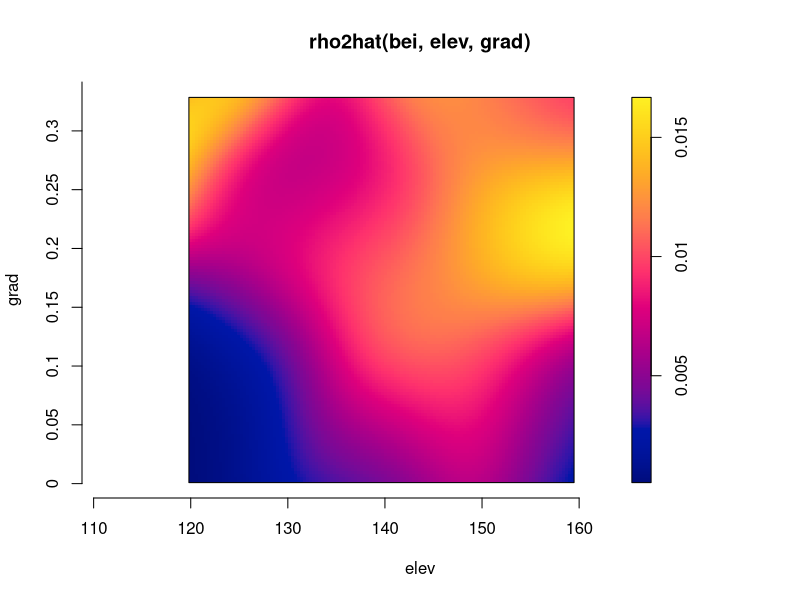
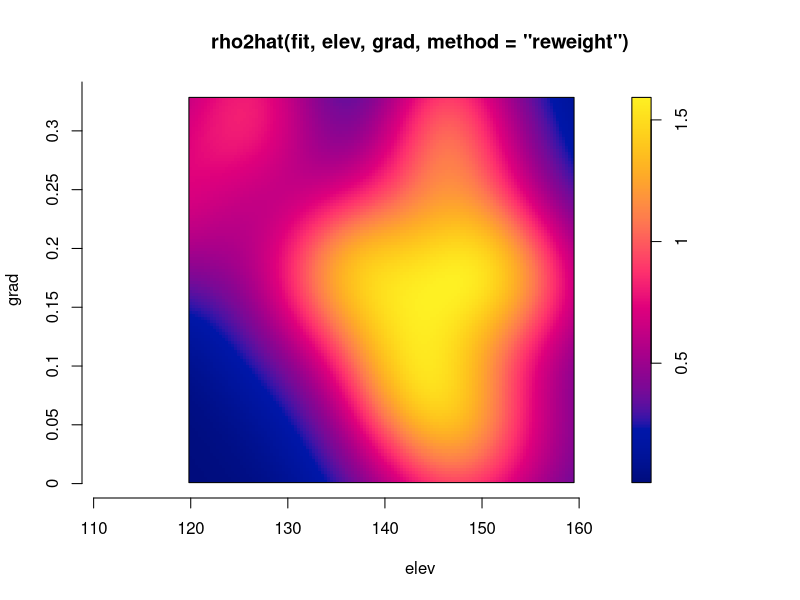

These charts were generated, in order, by the following R code:
library(spatstat)


### Name: rho2hat
### Title: Smoothed Relative Density of Pairs of Covariate Values
### Aliases: rho2hat
### Keywords: spatial models

### ** Examples

  data(bei)
  attach(bei.extra)
  plot(rho2hat(bei, elev, grad))
  fit <- ppm(bei, ~elev, covariates=bei.extra)
  ## Not run: 
##D   plot(rho2hat(fit, elev, grad))
##D   
## End(Not run)
  plot(rho2hat(fit, elev, grad, method="reweight"))
